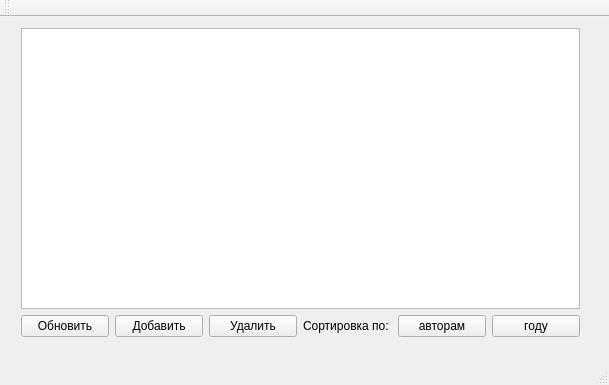
<?xml version="1.0" encoding="UTF-8"?>
<ui version="4.0">
 <class>Library</class>
 <widget class="QMainWindow" name="Library">
  <property name="geometry">
   <rect>
    <x>0</x>
    <y>0</y>
    <width>609</width>
    <height>385</height>
   </rect>
  </property>
  <property name="windowTitle">
   <string>Library</string>
  </property>
  <widget class="QWidget" name="centralWidget">
   <widget class="QWidget" name="">
    <property name="geometry">
     <rect>
      <x>10</x>
      <y>0</y>
      <width>581</width>
      <height>331</height>
     </rect>
    </property>
    <layout class="QGridLayout" name="gridLayout">
     <item row="1" column="0">
      <layout class="QHBoxLayout" name="horizontalLayout">
       <item>
        <widget class="QPushButton" name="booksButton">
         <property name="text">
          <string>Обновить</string>
         </property>
        </widget>
       </item>
       <item>
        <widget class="QPushButton" name="addBook">
         <property name="text">
          <string>Добавить</string>
         </property>
        </widget>
       </item>
       <item>
        <widget class="QPushButton" name="del">
         <property name="text">
          <string>Удалить</string>
         </property>
        </widget>
       </item>
       <item>
        <widget class="QLabel" name="label">
         <property name="text">
          <string>Сортировка по:</string>
         </property>
        </widget>
       </item>
       <item>
        <widget class="QPushButton" name="sortAuth">
         <property name="text">
          <string>авторам</string>
         </property>
        </widget>
       </item>
       <item>
        <widget class="QPushButton" name="sortYear">
         <property name="text">
          <string>году</string>
         </property>
        </widget>
       </item>
      </layout>
     </item>
     <item row="0" column="0">
      <widget class="QTableView" name="tableView"/>
     </item>
    </layout>
   </widget>
   <zorder>booksButton</zorder>
   <zorder>addBook</zorder>
   <zorder>del</zorder>
   <zorder>tableView</zorder>
   <zorder>sortAuth</zorder>
   <zorder>sortYear</zorder>
   <zorder>label</zorder>
   <zorder>tableView</zorder>
  </widget>
  <widget class="QMenuBar" name="menuBar">
   <property name="geometry">
    <rect>
     <x>0</x>
     <y>0</y>
     <width>609</width>
     <height>21</height>
    </rect>
   </property>
  </widget>
  <widget class="QToolBar" name="mainToolBar">
   <attribute name="toolBarArea">
    <enum>TopToolBarArea</enum>
   </attribute>
   <attribute name="toolBarBreak">
    <bool>false</bool>
   </attribute>
  </widget>
  <widget class="QStatusBar" name="statusBar"/>
 </widget>
 <layoutdefault spacing="6" margin="11"/>
 <resources/>
 <connections/>
</ui>
